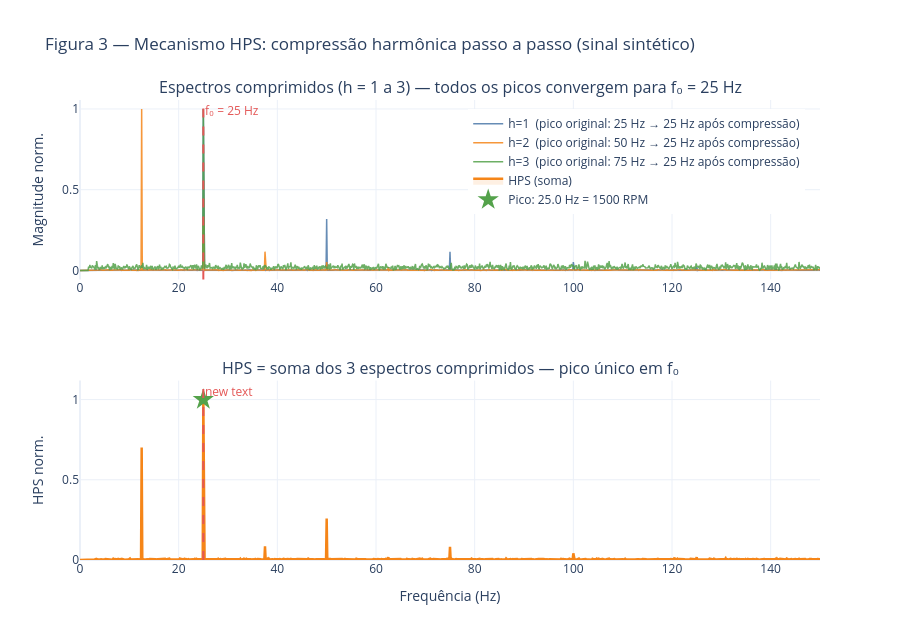

Notebook code for this chart:
### Code cell
# ── 3.5 Visualização — Passo a passo: espectros comprimidos ──────────────────
#
# Esta é a essência do HPS:
#   h=1 → espectro original (sem compressão)   — pico em f0, 2f0, 3f0, ...
#   h=2 → comprimido 2× (spec[::2])            — pico em 2f0 → mapeado para f0
#   h=3 → comprimido 3× (spec[::3])            — pico em 3f0 → mapeado para f0
#   h=4 → comprimido 4×                        — pico em 4f0 → mapeado para f0
#   h=5 → comprimido 5×                        — pico em 5f0 → mapeado para f0
#
# Todos os espectros comprimidos alinham seus picos em f0.
# A soma (HPS) amplifica f0 e suprime todas as outras frequências.

CORES_H = ["#4C78A8", "#F58518", "#54A24B", "#E45756", "#B279A2"]
N_H     = len(resultado_sint["hps_comprimidos"])

fig = make_subplots(
    rows=2, cols=1,
    subplot_titles=(
        f"Espectros comprimidos (h = 1 a {N_H}) — todos os picos convergem para f₀ = {F0:.0f} Hz",
        f"HPS = soma dos {N_H} espectros comprimidos — pico único em f₀"
    ),
    vertical_spacing=0.22
)

lim_hz      = 150
mask_h_plot = freqs_hps_sint <= lim_hz

for h_idx, (comp, cor) in enumerate(zip(resultado_sint["hps_comprimidos"], CORES_H)):
    h         = h_idx + 1
    comp_norm = comp / (comp.max() + 1e-12)
    fig.add_trace(go.Scatter(
        x=freqs_hps_sint[mask_h_plot],
        y=comp_norm[mask_h_plot],
        line=dict(color=cor, width=1.5),
        opacity=0.85,
        name=f"h={h}  (pico original: {h*F0:.0f} Hz → {F0:.0f} Hz após compressão)"),
        row=1, col=1)

hps_n_plot = hps_sint / (hps_sint.max() + 1e-12)
fig.add_trace(go.Scatter(
    x=freqs_hps_sint[mask_h_plot],
    y=hps_n_plot[mask_h_plot],
    line=dict(color=COR_HPS, width=2.5),
    fill="tozeroy", fillcolor="rgba(245,133,24,0.12)",
    name="HPS (soma)"),
    row=2, col=1)

f_pk_s = freqs_hps_sint[resultado_sint["idx_peak"]]
fig.add_trace(go.Scatter(
    x=[f_pk_s], y=[hps_n_plot[resultado_sint["idx_peak"]]],
    mode="markers",
    marker=dict(color=COR_ESTIMADO, size=16, symbol="star"),
    name=f"Pico: {f_pk_s:.1f} Hz = {f_pk_s*60:.0f} RPM"),
    row=2, col=1)

for row in [1, 2]:
    fig.add_vline(x=F0, line=dict(color=COR_CADASTRADO, dash="dash", width=2),
                  annotation_text=f"f₀ = {F0:.0f} Hz" if row == 1 else None,
                  annotation_font=dict(color=COR_CADASTRADO),
                  row=row, col=1)

fig.update_xaxes(title_text="Frequência (Hz)", row=2, col=1)
fig.update_yaxes(title_text="Magnitude norm.", row=1, col=1)
fig.update_yaxes(title_text="HPS norm.", row=2, col=1)
fig.update_layout(
    title="Figura 3 — Mecanismo HPS: compressão harmônica passo a passo (sinal sintético)",
    height=640, template="plotly_white",
    legend=dict(yanchor="top", y=0.98, xanchor="right", x=0.98)
)
fig.show()

### Figure 1 — Plotly figure (JSON) as saved in the notebook; plotly's stock layout.template omitted (floating-point values rounded to 4 significant figures; data arrays with more than 128 entries replaced by an {"elided": "..."} marker saying what was removed)
{"data": [{"line": {"color": "#4C78A8", "width": 1.5}, "name": "h=1  (pico original: 25 Hz → 25 Hz após compressão)", "opacity": 0.85, "type": "scatter", "x": {"elided": "1201 float values"}, "xaxis": "x", "y": {"elided": "1201 float values"}, "yaxis": "y"}, {"line": {"color": "#F58518", "width": 1.5}, "name": "h=2  (pico original: 50 Hz → 25 Hz após compressão)", "opacity": 0.85, "type": "scatter", "x": {"elided": "1201 float values"}, "xaxis": "x", "y": {"elided": "1201 float values"}, "yaxis": "y"}, {"line": {"color": "#54A24B", "width": 1.5}, "name": "h=3  (pico original: 75 Hz → 25 Hz após compressão)", "opacity": 0.85, "type": "scatter", "x": {"elided": "1201 float values"}, "xaxis": "x", "y": {"elided": "1201 float values"}, "yaxis": "y"}, {"fill": "tozeroy", "fillcolor": "rgba(245,133,24,0.12)", "line": {"color": "#F58518", "width": 2.5}, "name": "HPS (soma)", "type": "scatter", "x": {"elided": "1201 float values"}, "xaxis": "x2", "y": {"elided": "1201 float values"}, "yaxis": "y2"}, {"marker": {"color": "#54A24B", "size": 16, "symbol": "star"}, "mode": "markers", "name": "Pico: 25.0 Hz = 1500 RPM", "type": "scatter", "x": [25], "xaxis": "x2", "y": [1.0], "yaxis": "y2"}], "layout": {"annotations": [{"font": {"size": 16}, "showarrow": false, "text": "Espectros comprimidos (h = 1 a 3) — todos os picos convergem para f₀ = 25 Hz", "x": 0.5, "xanchor": "center", "xref": "paper", "y": 1, "yanchor": "bottom", "yref": "paper"}, {"font": {"size": 16}, "showarrow": false, "text": "HPS = soma dos 3 espectros comprimidos — pico único em f₀", "x": 0.5, "xanchor": "center", "xref": "paper", "y": 0.39, "yanchor": "bottom", "yref": "paper"}, {"font": {"color": "#E45756"}, "showarrow": false, "text": "f₀ = 25 Hz", "x": 25, "xanchor": "left", "xref": "x", "y": 1, "yanchor": "top", "yref": "y domain"}, {"font": {"color": "#E45756"}, "showarrow": false, "x": 25, "xanchor": "left", "xref": "x2", "y": 1, "yanchor": "top", "yref": "y2 domain"}], "height": 640, "legend": {"x": 0.98, "xanchor": "right", "y": 0.98, "yanchor": "top"}, "shapes": [{"line": {"color": "#E45756", "dash": "dash", "width": 2}, "type": "line", "x0": 25, "x1": 25, "xref": "x", "y0": 0, "y1": 1, "yref": "y domain"}, {"line": {"color": "#E45756", "dash": "dash", "width": 2}, "type": "line", "x0": 25, "x1": 25, "xref": "x2", "y0": 0, "y1": 1, "yref": "y2 domain"}], "title": {"text": "Figura 3 — Mecanismo HPS: compressão harmônica passo a passo (sinal sintético)"}, "xaxis": {"anchor": "y", "domain": [0, 1]}, "xaxis2": {"anchor": "y2", "domain": [0, 1], "title": {"text": "Frequência (Hz)"}}, "yaxis": {"anchor": "x", "domain": [0.61, 1], "title": {"text": "Magnitude norm."}}, "yaxis2": {"anchor": "x2", "domain": [0, 0.39], "title": {"text": "HPS norm."}}}}
